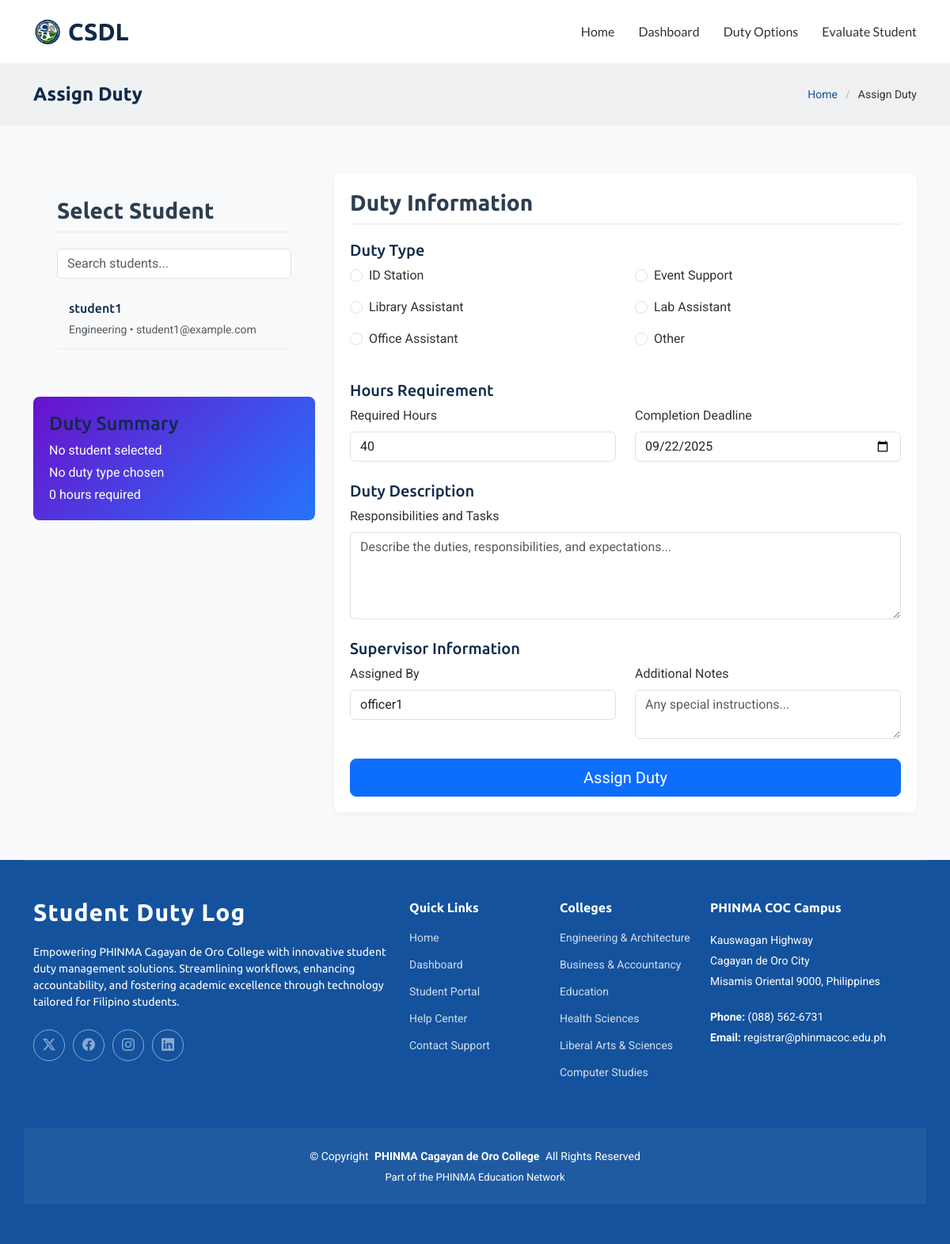
The page /assign-duty.php on the database its author committed.
### tables this page shows
CREATE TABLE `users` (
  `id` int(11) NOT NULL,
  `username` varchar(50) NOT NULL,
  `password` varchar(255) NOT NULL,
  `email` varchar(100) NOT NULL,
  `department` varchar(50) DEFAULT NULL,
  `role` enum('student','instructor','scholarship_officer','superadmin') NOT NULL,
  `created_at` timestamp NOT NULL DEFAULT current_timestamp()
);

### assign-duty.php (the view, shortened to what this page needs)
<?php
require_once 'config/config.php';
$studentsQuery = "SELECT id, username as name, email, department as program FROM users WHERE role = 'student'";
$studentsStmt = $pdo->query($studentsQuery);
$students = $studentsStmt->fetchAll(PDO::FETCH_ASSOC);
$supervisorsQuery = "SELECT id, username as name FROM users WHERE role IN ('scholarship_officer', 'superadmin')";
$supervisorsStmt = $pdo->query($supervisorsQuery);
$supervisors = $supervisorsStmt->fetchAll(PDO::FETCH_ASSOC);
?>
<!DOCTYPE html>
<html lang="en">
<head>
  <link href="assets/vendor/bootstrap/css/bootstrap.min.css" rel="stylesheet">
  <link href="assets/vendor/bootstrap-icons/bootstrap-icons.css" rel="stylesheet">
  <link href="assets/vendor/aos/aos.css" rel="stylesheet">
  <link href="assets/vendor/swiper/swiper-bundle.min.css" rel="stylesheet">
  <link href="assets/vendor/glightbox/css/glightbox.min.css" rel="stylesheet">
  <link href="assets/css/main.css" rel="stylesheet">
</head>
<body class="index-page">
  <header id="header" class="header sticky-top">
    <div class="branding d-flex align-items-center">
      <div class="container position-relative d-flex align-items-center justify-content-between">
        <a href="index.php" class="logo d-flex align-items-center">
          <img src="assets/img/CSDL logo.png" alt="">
          <h1 class="sitename">CSDL</h1>
        </a>
        <nav id="navmenu" class="navmenu">
          <ul>
            <li><a href="index.php">Home</a></li>
            <li><a href="dashboard.php">Dashboard</a></li>
            <li class="dropdown">
              <a href="#"></i>Duty Options</a>
          </li>
            <li><a href="evaluate-student.php">Evaluate Student</a></li>
          </ul>
        </nav>
      </div>
    </div>
  </header>
  <main class="main">
    <div class="page-title light-background">
      <div class="container d-lg-flex justify-content-between align-items-center">
        <h1 class="mb-2 mb-lg-0">Assign Duty</h1>
        <nav class="breadcrumbs">
          <ol>
            <li><a href="index.php">Home</a></li>
            <li class="current">Assign Duty</li>
          </ol>
        </nav>
      </div>
    </div>
    <section id="assignment" class="assignment section">
      <div class="container" data-aos="fade-up" data-aos-delay="100">
        <form method="POST" action="assign-duty.php">
          <div class="row">
            <div class="col-lg-4">
              <div class="assignment-section">
                <h3 class="section-title">Select Student</h3>
                <div class="form-group mb-3">
                  <input type="text" class="form-control" id="studentSearch" placeholder="Search students...">
                </div>
                <div class="student-list" id="studentList">
                  <?php foreach ($students as $student): ?>
                  <div class="student-item" data-id="<?php echo $student['id']; ?>">
                    <h6 class="mb-1"><?php echo htmlspecialchars($student['name']); ?></h6>
                    <small class="text-muted"><?php echo htmlspecialchars($student['program']); ?> • <?php echo htmlspecialchars($student['email']); ?></small>
                  </div>
                  <?php endforeach; ?>
                </div>
              </div>
              <div class="summary-card mt-4">
                <h4>Duty Summary</h4>
                <div id="dutySummary">
                  <p class="mb-1">No student selected</p>
                  <p class="mb-1">No duty type chosen</p>
                  <p class="mb-0">0 hours required</p>
                </div>
              </div>
            </div>
            <div class="col-lg-8">
              <div class="duty-details">
                <h3 class="section-title">Duty Information</h3>
                <div class="form-section">
                  <h5>Duty Type</h5>
                  <div class="row">
                    <div class="col-md-6">
                      <div class="form-check mb-3">
                        <input class="form-check-input" type="radio" name="duty_type" id="idStation" value="ID Station" required>
                        <label class="form-check-label" for="idStation">
                          ID Station
                        </label>
                      </div>
                      <div class="form-check mb-3">
                        <input class="form-check-input" type="radio" name="duty_type" id="libraryAssistant" value="Library Assistant">
                        <label class="form-check-label" for="libraryAssistant">
                          Library Assistant
                        </label>
                      </div>
                      <div class="form-check mb-3">
                        <input class="form-check-input" type="radio" name="duty_type" id="officeAssistant" value="Office Assistant">
                        <label class="form-check-label" for="officeAssistant">
                          Office Assistant
                        </label>
                      </div>
                    </div>
                    <div class="col-md-6">
                      <div class="form-check mb-3">
                        <input class="form-check-input" type="radio" name="duty_type" id="eventSupport" value="Event Support">
                        <label class="form-check-label" for="eventSupport">
                          Event Support
                        </label>
                      </div>
                      <div class="form-check mb-3">
                        <input class="form-check-input" type="radio" name="duty_type" id="labAssistant" value="Lab Assistant">
                        <label class="form-check-label" for="labAssistant">
                          Lab Assistant
                        </label>
                      </div>
                      <div class="form-check mb-3">
                        <input class="form-check-input" type="radio" name="duty_type" id="other" value="Other">
                        <label class="form-check-label" for="other">
                          Other
                        </label>
                      </div>
                    </div>
                  </div>
                </div>
                <div class="form-section">
                  <h5>Hours Requirement</h5>
                  <div class="row">
                    <div class="col-md-6">
                      <label for="requiredHours" class="form-label">Required Hours</label>
                      <input type="number" class="form-control" id="requiredHours" name="required_hours" min="1" value="40" required>
                    </div>
                    <div class="col-md-6">
                      <label for="deadline" class="form-label">Completion Deadline</label>
                      <input type="date" class="form-control" id="deadline" name="deadline" required>
                    </div>
                  </div>
                </div>
                <div class="form-section">
                  <h5>Duty Description</h5>
                  <div class="mb-3">
                    <label for="dutyDescription" class="form-label">Responsibilities and Tasks</label>
                    <textarea class="form-control" id="dutyDescription" name="description" rows="4" placeholder="Describe the duties, responsibilities, and expectations..." required></textarea>
                  </div>
                </div>
                <div class="form-section">
                  <h5>Supervisor Information</h5>
                  <div class="row">
                    <div class="col-md-6">
                      <label for="supervisor" class="form-label">Assigned By</label>
                      <select class="form-control" id="supervisor" name="assigned_by" required>
                        <?php foreach ($supervisors as $supervisor): ?>
                        <option value="<?php echo $supervisor['id']; ?>"><?php echo htmlspecialchars($supervisor['name']); ?></option>
                        <?php endforeach; ?>
                      </select>
                    </div>
                    <div class="col-md-6">
                      <label for="supervisorNotes" class="form-label">Additional Notes</label>
                      <textarea class="form-control" id="supervisorNotes" name="supervisor_notes" rows="2" placeholder="Any special instructions..."></textarea>
                    </div>
                  </div>
                </div>
                <div class="d-grid gap-2 mt-4">
                  <button type="submit" class="btn btn-primary btn-lg" id="assignDutyBtn">Assign Duty</button>
                </div>
              </div>
            </div>
          </div>
        </form>
      </div>
    </section>
  </main>
  <footer id="footer" class="footer dark-background">
    <div class="container footer-top">
      <div class="row gy-4">
        <div class="col-lg-5 col-md-12 footer-about">
          <a href="index.php" class="logo d-flex align-items-center">
            <span class="sitename">Student Duty Log</span>
          </a>
          <p>Empowering PHINMA Cagayan de Oro College with innovative student duty management solutions. Streamlining workflows, enhancing accountability, and fostering academic excellence through technology tailored for Filipino students.</p>
          <div class="social-links d-flex mt-4">
            <a href=""><i class="bi bi-twitter-x"></i></a>
            <a href=""><i class="bi bi-facebook"></i></a>
            <a href=""><i class="bi bi-instagram"></i></a>
            <a href=""><i class="bi bi-linkedin"></i></a>
          </div>
        </div>
        <div class="col-lg-2 col-6 footer-links">
          <h4>Quick Links</h4>
          <ul>
            <li><a href="index.php">Home</a></li>
            <li><a href="dashboard.php">Dashboard</a></li>
            <li><a href="#">Student Portal</a></li>
            <li><a href="#">Help Center</a></li>
            <li><a href="#">Contact Support</a></li>
          </ul>
        </div>
        <div class="col-lg-2 col-6 footer-links">
          <h4>Colleges</h4>
          <ul>
            <li><a href="#">Engineering & Architecture</a></li>
            <li><a href="#">Business & Accountancy</a></li>
            <li><a href="#">Education</a></li>
            <li><a href="#">Health Sciences</a></li>
            <li><a href="#">Liberal Arts & Sciences</a></li>
            <li><a href="#">Computer Studies</a></li>
          </ul>
        </div>
        <div class="col-lg-3 col-md-12 footer-contact text-center text-md-start">
          <h4>PHINMA COC Campus</h4>
          <p>Kauswagan Highway</p>
          <p>Cagayan de Oro City</p>
          <p>Misamis Oriental 9000, Philippines</p>
          <p class="mt-4"><strong>Phone:</strong> <span>(088) 562-6731</span></p>
          <p><strong>Email:</strong> <span>registrar@phinmacoc.edu.ph</span></p>
        </div>
      </div>
    </div>
    <div class="container copyright text-center mt-4">
      <p>© <span>Copyright</span> <strong class="px-1 sitename">PHINMA Cagayan de Oro College</strong> <span>All Rights Reserved</span></p>
      <div class="credits">
        Part of the PHINMA Education Network
      </div>
    </div>
  </footer>
</body>
</html>

### assign-duty.php (style rules this page uses)
.assignment-section { background-color: #f8f9fa; padding: 30px; border-radius: 8px; margin-bottom: 30px; }
.student-list { max-height: 400px; overflow-y: auto; }
.student-item { padding: 12px 15px; border-bottom: 1px solid #eee; cursor: pointer; transition: background-color 0.2s; }
.duty-details { background-color: white; padding: 20px; border-radius: 8px; box-shadow: 0 2px 10px rgba(0,0,0,0.05); }
.summary-card { background: linear-gradient(135deg, #6a11cb 0%, #2575fc 100%); color: white; border-radius: 8px; padding: 20px; margin-bottom: 20px; }
.form-section { margin-bottom: 25px; }
.section-title { border-bottom: 2px solid #f1f1f1; padding-bottom: 10px; margin-bottom: 20px; font-weight: 600; color: #2c3e50; }

### rows shown on the page
users: username "student1", department "Engineering", email "student1@example.com"

### other values the page prints
form field assigned_by "officer1"
